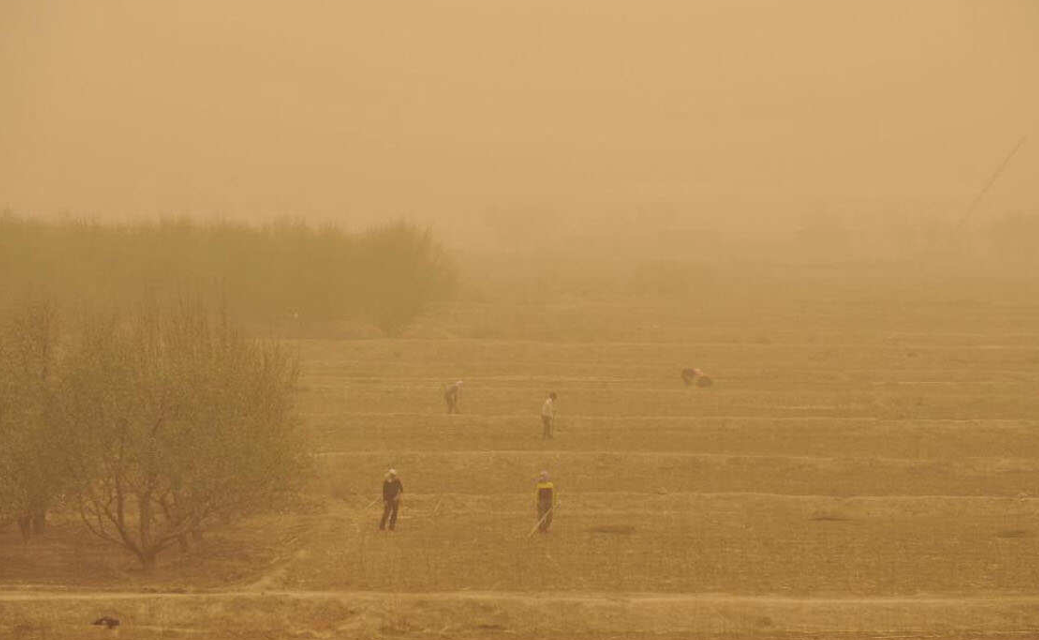
#> input picture assets/input/BADsandstormFarm.ppm, 1039 x 640 px
$ python -i make_demo.py   (imports and definitions only)
#> lines starting #> are read from the running program, lines starting #| are printed output that depends on the picture
#> further down, picture is the input picture: PIL image 1039x640 RGB; mean R, G, B 182, 141.8, 85.9
#!/usr/bin/env python3
"""Download realistic test photos and prepare PPM inputs.

Conda environment:
    conda activate py312
    conda install -n py312 -y numpy pillow matplotlib pandas
"""

from __future__ import annotations

from io import BytesIO
from pathlib import Path
import ssl
from urllib.parse import quote
from urllib.request import Request, urlopen

import numpy as np
from PIL import Image, ImageDraw


ROOT = Path(__file__).resolve().parents[1]
OUT = ROOT / "assets" / "input"


PHOTOS = [
    {
        "name": "real_haze_mountain",
        "file": "Fog over a national park (Unsplash).jpg",
        "url": "https://upload.wikimedia.org/wikipedia/commons/thumb/3/3b/Fog_over_a_national_park_%28Unsplash%29.jpg/1280px-Fog_over_a_national_park_%28Unsplash%29.jpg",
        "page": "https://commons.wikimedia.org/wiki/File:Fog_over_a_national_park_(Unsplash).jpg",
        "caption": "Fog-covered mountain landscape, used for natural haze recovery.",
    },
    {
        "name": "real_underwater_reef",
        "file": "Underwater photo of coral reef.jpg",
        "url": "https://upload.wikimedia.org/wikipedia/commons/thumb/0/02/Underwater_photo_of_coral_reef.jpg/1280px-Underwater_photo_of_coral_reef.jpg",
        "page": "https://commons.wikimedia.org/wiki/File:Underwater_photo_of_coral_reef.jpg",
        "caption": "Underwater coral reef scene, used for blue-green color cast recovery.",
    },
    {
        "name": "real_sandstorm_road",
        "file": "Sand Storm on the Asphalt roads.jpg",
        "url": "https://upload.wikimedia.org/wikipedia/commons/thumb/5/56/Sand_Storm_on_the_Asphalt_roads.jpg/1280px-Sand_Storm_on_the_Asphalt_roads.jpg",
        "page": "https://commons.wikimedia.org/wiki/File:Sand_Storm_on_the_Asphalt_roads.jpg",
        "caption": "Road scene under sand storm, used for yellow dust degradation recovery.",
    },
    {
        "name": "real_lowlight_city",
        "file": "Sarlat-medieval-city-by-night-15.jpg",
        "url": "https://upload.wikimedia.org/wikipedia/commons/thumb/6/6d/Sarlat-medieval-city-by-night-15.jpg/960px-Sarlat-medieval-city-by-night-15.jpg",
        "page": "https://commons.wikimedia.org/wiki/File:Sarlat-medieval-city-by-night-15.jpg",
        "caption": "Night city street, used for the Retinex/dehazing duality extension.",
    },
]


def file_url(file_name: str) -> str:
    return "https://commons.wikimedia.org/wiki/Special:FilePath/" + quote(file_name) + "?width=1280"


def crop_fit(img: Image.Image, size=(720, 480)) -> Image.Image:
#> called with size = (720, 480)
    img = img.convert("RGB")
    sw, sh = img.size
#> sw = 1039; sh = 640
    tw, th = size
    scale = max(tw / sw, th / sh)
#> scale = 0.75
    nw, nh = int(sw * scale + 0.5), int(sh * scale + 0.5)
#> nw = 779; nh = 480
    img = img.resize((nw, nh), Image.Resampling.LANCZOS)
    left = (nw - tw) // 2
#> left = 29
    top = (nh - th) // 2
#> top = 0
    return img.crop((left, top, left + tw, top + th))
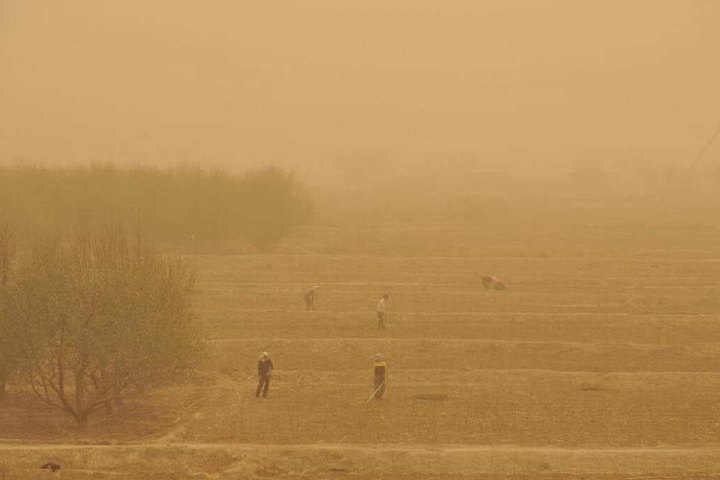
#> returned value: PIL image 720x480 RGB; mean R, G, B 182.6, 142.3, 86.3


# [61 lines left out: functions save_case, fallback_photo, download_photo, write_sources, main, not called in this run]


# [2 lines not run here, left out]

>>> from PIL import Image
>>> picture = Image.open('../assets/input/BADsandstormFarm.ppm')
>>> result = crop_fit(picture)

$ run again, on assets/paper_input/paper_sandstorm1.ppm
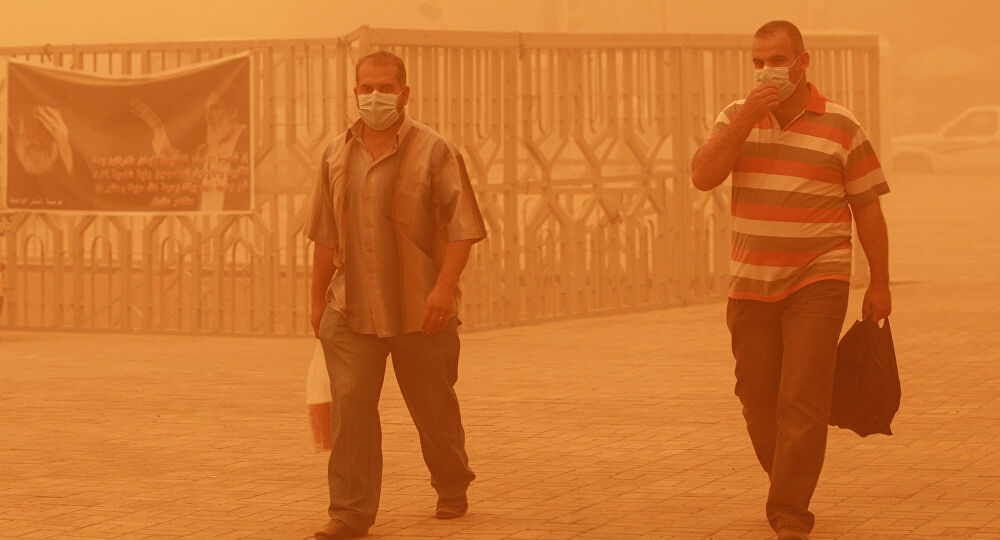
#> input picture assets/paper_input/paper_sandstorm1.ppm, 1000 x 540 px
#> picture is the input picture: PIL image 1000x540 RGB; mean R, G, B 204.3, 116.4, 46.2
#> in crop_fit, `return img.crop((left, top, left + tw, top + th))`:
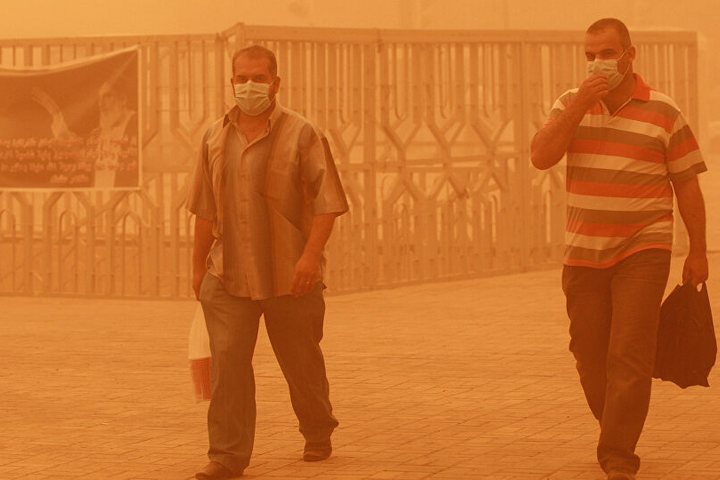
#> returned value: PIL image 720x480 RGB; mean R, G, B 201.3, 112.9, 43.9

$ run again, on assets/paper_input/paper_underw1.ppm
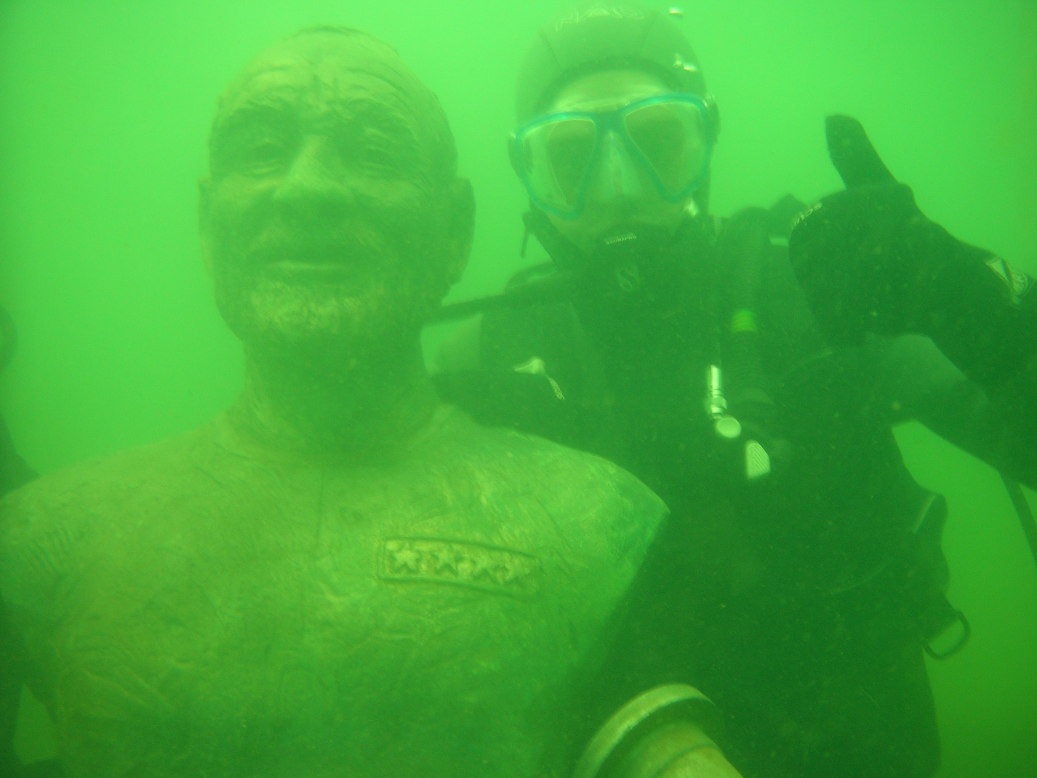
#> input picture assets/paper_input/paper_underw1.ppm, 1037 x 778 px
#> picture is the input picture: PIL image 1037x778 RGB; mean R, G, B 64.9, 172.3, 56.9
#> in crop_fit, `return img.crop((left, top, left + tw, top + th))`:
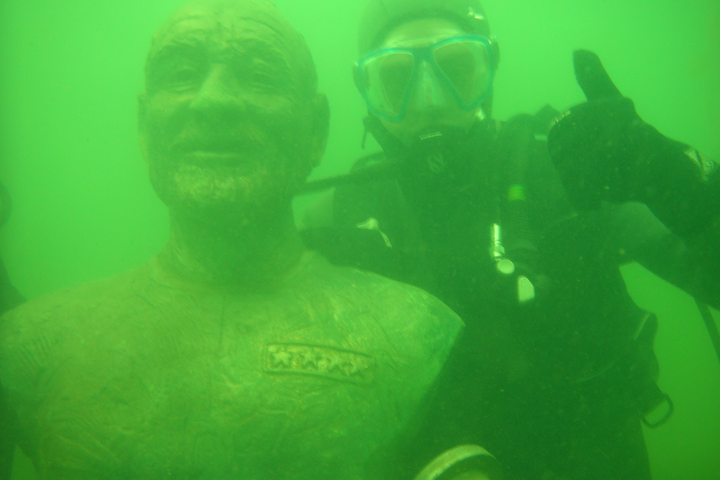
#> returned value: PIL image 720x480 RGB; mean R, G, B 64.3, 171.7, 56.2
